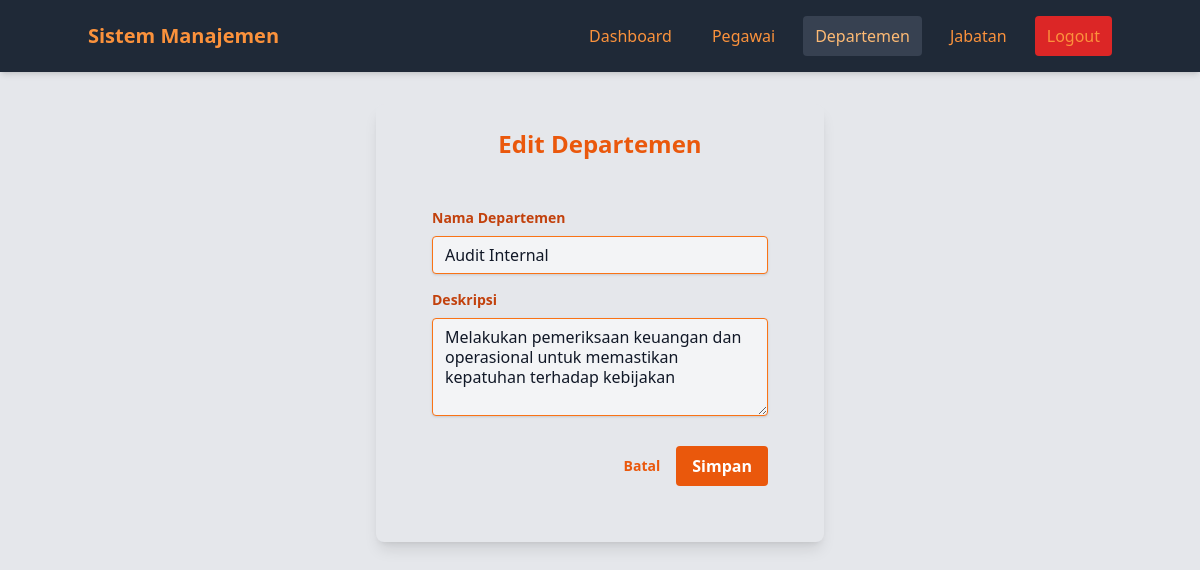
Screenshot of /pages/departemen/edit.php?id=4 (signed in) with the database file from the repository.
### tables this page shows
CREATE TABLE `departemen` (
  `id` int(11) NOT NULL,
  `nama_departemen` varchar(100) NOT NULL,
  `deskripsi` text DEFAULT NULL
);

### pages/departemen/edit.php (the view, shortened to what this page needs)
<?php
include '../../tampilan/navbar.php';
require_once '../../config/config.php';
$id = mysqli_real_escape_string($koneksi, $_GET['id']);
$query = "SELECT * FROM departemen WHERE id = '$id'";
$result = mysqli_query($koneksi, $query);
$departemen = mysqli_fetch_assoc($result);
?>
<div class="container mx-auto px-4 py-8">
    <div class="max-w-md mx-auto bg-gray-200 text-gray-900 shadow-lg rounded-lg px-8 pt-6 pb-8 mb-4">
        <h2 class="text-2xl font-bold mb-6 text-center text-orange-600">Edit Departemen</h2>
        <form action="../../proses/departemen/edit.php" method="POST" class="p-6">
            <div class="mb-4">
                <label for="for=nama_departemen" class="block text-orange-700 text-sm font-bold mb-2">Nama Departemen</label>
                <input type="text" name="nama_departemen" id="nama_departemen" required
                       value="<?php echo htmlspecialchars($departemen['nama_departemen']); ?>"
                       class="shadow appearance-none border border-orange-500 bg-gray-100 text-gray-900 rounded w-full py-2 px-3 leading-tight focus:outline-none focus:ring-2 focus:ring-orange-400"
                    placeholder="Masukkan nama departemen">
            </div>
            <div class="mb-6">
                <label for="deskripsi" class="block text-orange-700 text-sm font-bold mb-2">Deskripsi</label>
                <textarea name="deskripsi" id="deskripsi"
                          class="shadow appearance-none border border-orange-500 bg-gray-100 text-gray-900 rounded w-full py-2 px-3 leading-tight focus:outline-none focus:ring-2 focus:ring-orange-400"
                          placeholder="Masukkan deskripsi departemen" rows="4"><?php echo htmlspecialchars($departemen['deskripsi'] ?? ''); ?></textarea>
            </div>
            <div class="flex items-center justify-end space-x-4">
                <a href="index.php" class="inline-block align-baseline font-bold text-sm text-orange-600 hover:text-orange-500">
                    Batal
                </a>
                <button type="submit" class="bg-orange-600 hover:bg--700 text-white font-bold py-2 px-4 rounded focus:outline-none focus:shadow-outline">
                    Simpan
                </button>
            </div>
        </form>
    </div>
</div>
</body>
</html>

### rows the page displays
departemen: nama_departemen "Audit Internal", deskripsi "Melakukan pemeriksaan keuangan dan operasional untuk memastikan kepatuhan terhadap kebijakan"
